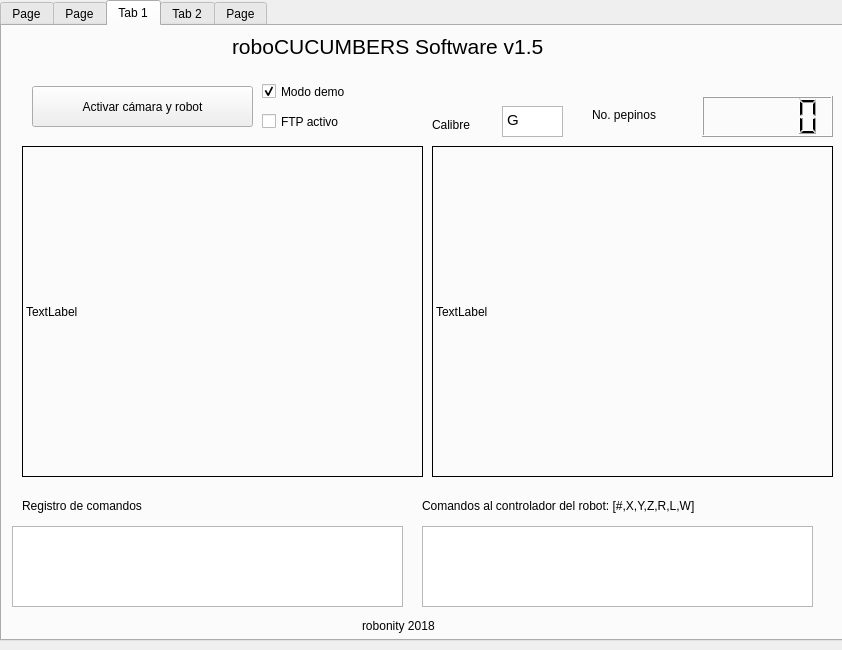
<?xml version="1.0" encoding="UTF-8"?>
<ui version="4.0">
 <class>Dialog</class>
 <widget class="QDialog" name="Dialog">
  <property name="geometry">
   <rect>
    <x>0</x>
    <y>0</y>
    <width>842</width>
    <height>650</height>
   </rect>
  </property>
  <property name="windowTitle">
   <string>Dialog</string>
  </property>
  <widget class="QTabWidget" name="mainTab">
   <property name="geometry">
    <rect>
     <x>0</x>
     <y>0</y>
     <width>851</width>
     <height>641</height>
    </rect>
   </property>
   <property name="currentIndex">
    <number>2</number>
   </property>
   <widget class="QWidget" name="tab3">
    <attribute name="title">
     <string>Page</string>
    </attribute>
    <widget class="QLabel" name="label_3">
     <property name="geometry">
      <rect>
       <x>90</x>
       <y>310</y>
       <width>271</width>
       <height>17</height>
      </rect>
     </property>
     <property name="font">
      <font>
       <pointsize>16</pointsize>
      </font>
     </property>
     <property name="text">
      <string>ESTABLEZCA EL CALIBRE</string>
     </property>
    </widget>
    <widget class="QLabel" name="label_9">
     <property name="geometry">
      <rect>
       <x>340</x>
       <y>580</y>
       <width>141</width>
       <height>20</height>
      </rect>
     </property>
     <property name="text">
      <string>robonity 2018</string>
     </property>
    </widget>
    <widget class="QComboBox" name="Tab3_Combo">
     <property name="geometry">
      <rect>
       <x>450</x>
       <y>280</y>
       <width>271</width>
       <height>61</height>
      </rect>
     </property>
     <property name="font">
      <font>
       <pointsize>16</pointsize>
      </font>
     </property>
     <item>
      <property name="text">
       <string>1-16</string>
      </property>
     </item>
     <item>
      <property name="text">
       <string>2-14</string>
      </property>
     </item>
     <item>
      <property name="text">
       <string>3-12P</string>
      </property>
     </item>
     <item>
      <property name="text">
       <string>4-12M</string>
      </property>
     </item>
     <item>
      <property name="text">
       <string>5-12G</string>
      </property>
     </item>
     <item>
      <property name="text">
       <string>6-10</string>
      </property>
     </item>
    </widget>
    <widget class="QDateTimeEdit" name="dateTimeEdit">
     <property name="geometry">
      <rect>
       <x>300</x>
       <y>130</y>
       <width>181</width>
       <height>41</height>
      </rect>
     </property>
    </widget>
    <widget class="QLabel" name="label_22">
     <property name="geometry">
      <rect>
       <x>210</x>
       <y>0</y>
       <width>431</width>
       <height>41</height>
      </rect>
     </property>
     <property name="font">
      <font>
       <pointsize>20</pointsize>
      </font>
     </property>
     <property name="text">
      <string>roboCUCUMBERS Software v1.5</string>
     </property>
    </widget>
    <widget class="QPushButton" name="buttonCalibre">
     <property name="geometry">
      <rect>
       <x>308</x>
       <y>400</y>
       <width>221</width>
       <height>61</height>
      </rect>
     </property>
     <property name="text">
      <string>Actualizar calibre</string>
     </property>
    </widget>
   </widget>
   <widget class="QWidget" name="tab0">
    <attribute name="title">
     <string>Page</string>
    </attribute>
    <widget class="QPushButton" name="buttonLogin">
     <property name="geometry">
      <rect>
       <x>180</x>
       <y>340</y>
       <width>151</width>
       <height>51</height>
      </rect>
     </property>
     <property name="text">
      <string>OK</string>
     </property>
    </widget>
    <widget class="QPushButton" name="pushButton_6">
     <property name="geometry">
      <rect>
       <x>510</x>
       <y>340</y>
       <width>151</width>
       <height>51</height>
      </rect>
     </property>
     <property name="text">
      <string>Reset</string>
     </property>
    </widget>
    <widget class="QLabel" name="label_11">
     <property name="geometry">
      <rect>
       <x>250</x>
       <y>140</y>
       <width>68</width>
       <height>17</height>
      </rect>
     </property>
     <property name="text">
      <string>Usuario</string>
     </property>
    </widget>
    <widget class="QLabel" name="label_12">
     <property name="geometry">
      <rect>
       <x>250</x>
       <y>230</y>
       <width>81</width>
       <height>17</height>
      </rect>
     </property>
     <property name="text">
      <string>Contraseña</string>
     </property>
    </widget>
    <widget class="QLabel" name="label_17">
     <property name="geometry">
      <rect>
       <x>350</x>
       <y>570</y>
       <width>141</width>
       <height>20</height>
      </rect>
     </property>
     <property name="text">
      <string>robonity 2018</string>
     </property>
    </widget>
    <widget class="QLabel" name="label_19">
     <property name="geometry">
      <rect>
       <x>220</x>
       <y>10</y>
       <width>431</width>
       <height>41</height>
      </rect>
     </property>
     <property name="font">
      <font>
       <pointsize>20</pointsize>
      </font>
     </property>
     <property name="text">
      <string>roboCUCUMBERS Software v1.5</string>
     </property>
    </widget>
    <widget class="QLineEdit" name="textContrasena">
     <property name="geometry">
      <rect>
       <x>410</x>
       <y>220</y>
       <width>161</width>
       <height>27</height>
      </rect>
     </property>
     <property name="text">
      <string>&lt;contraseña&gt;</string>
     </property>
     <property name="echoMode">
      <enum>QLineEdit::Password</enum>
     </property>
    </widget>
    <widget class="QLineEdit" name="textUsuario">
     <property name="geometry">
      <rect>
       <x>410</x>
       <y>140</y>
       <width>161</width>
       <height>27</height>
      </rect>
     </property>
     <property name="text">
      <string>&lt;usuario&gt;</string>
     </property>
    </widget>
   </widget>
   <widget class="QWidget" name="tab1">
    <attribute name="title">
     <string>Tab 1</string>
    </attribute>
    <widget class="QPushButton" name="button1ON">
     <property name="geometry">
      <rect>
       <x>30</x>
       <y>60</y>
       <width>221</width>
       <height>41</height>
      </rect>
     </property>
     <property name="text">
      <string>Activar cámara y robot</string>
     </property>
    </widget>
    <widget class="QTextEdit" name="Tab1_Calibre">
     <property name="geometry">
      <rect>
       <x>500</x>
       <y>80</y>
       <width>61</width>
       <height>31</height>
      </rect>
     </property>
     <property name="html">
      <string>&lt;!DOCTYPE HTML PUBLIC &quot;-//W3C//DTD HTML 4.0//EN&quot; &quot;http://www.w3.org/TR/REC-html40/strict.dtd&quot;&gt;
&lt;html&gt;&lt;head&gt;&lt;meta name=&quot;qrichtext&quot; content=&quot;1&quot; /&gt;&lt;style type=&quot;text/css&quot;&gt;
p, li { white-space: pre-wrap; }
&lt;/style&gt;&lt;/head&gt;&lt;body style=&quot; font-family:'Ubuntu'; font-size:11pt; font-weight:400; font-style:normal;&quot;&gt;
&lt;p style=&quot; margin-top:0px; margin-bottom:0px; margin-left:0px; margin-right:0px; -qt-block-indent:0; text-indent:0px;&quot;&gt;G&lt;/p&gt;&lt;/body&gt;&lt;/html&gt;</string>
     </property>
    </widget>
    <widget class="QLabel" name="label">
     <property name="geometry">
      <rect>
       <x>430</x>
       <y>90</y>
       <width>68</width>
       <height>17</height>
      </rect>
     </property>
     <property name="text">
      <string>Calibre</string>
     </property>
    </widget>
    <widget class="QLabel" name="boxVideo1a">
     <property name="geometry">
      <rect>
       <x>20</x>
       <y>120</y>
       <width>401</width>
       <height>331</height>
      </rect>
     </property>
     <property name="frameShape">
      <enum>QFrame::Box</enum>
     </property>
     <property name="text">
      <string>TextLabel</string>
     </property>
    </widget>
    <widget class="QLabel" name="boxVideo1b">
     <property name="geometry">
      <rect>
       <x>430</x>
       <y>120</y>
       <width>401</width>
       <height>331</height>
      </rect>
     </property>
     <property name="frameShape">
      <enum>QFrame::Box</enum>
     </property>
     <property name="text">
      <string>TextLabel</string>
     </property>
    </widget>
    <widget class="QLabel" name="label_4">
     <property name="geometry">
      <rect>
       <x>360</x>
       <y>590</y>
       <width>141</width>
       <height>20</height>
      </rect>
     </property>
     <property name="text">
      <string>robonity 2018</string>
     </property>
    </widget>
    <widget class="QLabel" name="label_5">
     <property name="geometry">
      <rect>
       <x>590</x>
       <y>80</y>
       <width>91</width>
       <height>17</height>
      </rect>
     </property>
     <property name="text">
      <string>No. pepinos</string>
     </property>
    </widget>
    <widget class="QTextEdit" name="boxComandosR1">
     <property name="geometry">
      <rect>
       <x>420</x>
       <y>500</y>
       <width>391</width>
       <height>81</height>
      </rect>
     </property>
    </widget>
    <widget class="QLabel" name="label_8">
     <property name="geometry">
      <rect>
       <x>420</x>
       <y>470</y>
       <width>391</width>
       <height>20</height>
      </rect>
     </property>
     <property name="text">
      <string>Comandos al controlador del robot: [#,X,Y,Z,R,L,W]</string>
     </property>
    </widget>
    <widget class="QLabel" name="label_23">
     <property name="geometry">
      <rect>
       <x>230</x>
       <y>0</y>
       <width>431</width>
       <height>41</height>
      </rect>
     </property>
     <property name="font">
      <font>
       <pointsize>16</pointsize>
      </font>
     </property>
     <property name="text">
      <string>roboCUCUMBERS Software v1.5</string>
     </property>
    </widget>
    <widget class="QTextEdit" name="boxComandosR1_Log">
     <property name="geometry">
      <rect>
       <x>10</x>
       <y>500</y>
       <width>391</width>
       <height>81</height>
      </rect>
     </property>
    </widget>
    <widget class="QLabel" name="label_14">
     <property name="geometry">
      <rect>
       <x>20</x>
       <y>470</y>
       <width>251</width>
       <height>20</height>
      </rect>
     </property>
     <property name="text">
      <string>Registro de comandos</string>
     </property>
    </widget>
    <widget class="QLCDNumber" name="lcdNumber">
     <property name="geometry">
      <rect>
       <x>700</x>
       <y>70</y>
       <width>131</width>
       <height>41</height>
      </rect>
     </property>
    </widget>
    <widget class="QCheckBox" name="boxDemo">
     <property name="enabled">
      <bool>true</bool>
     </property>
     <property name="geometry">
      <rect>
       <x>260</x>
       <y>50</y>
       <width>131</width>
       <height>31</height>
      </rect>
     </property>
     <property name="text">
      <string>Modo demo</string>
     </property>
     <property name="checked">
      <bool>true</bool>
     </property>
    </widget>
    <widget class="QCheckBox" name="boxFTP">
     <property name="enabled">
      <bool>true</bool>
     </property>
     <property name="geometry">
      <rect>
       <x>260</x>
       <y>80</y>
       <width>131</width>
       <height>31</height>
      </rect>
     </property>
     <property name="text">
      <string>FTP activo</string>
     </property>
     <property name="checked">
      <bool>false</bool>
     </property>
    </widget>
   </widget>
   <widget class="QWidget" name="tab2">
    <attribute name="title">
     <string>Tab 2</string>
    </attribute>
    <widget class="QLabel" name="label_13">
     <property name="geometry">
      <rect>
       <x>380</x>
       <y>90</y>
       <width>68</width>
       <height>17</height>
      </rect>
     </property>
     <property name="text">
      <string>Calibre</string>
     </property>
    </widget>
    <widget class="QLabel" name="label_18">
     <property name="geometry">
      <rect>
       <x>320</x>
       <y>490</y>
       <width>141</width>
       <height>20</height>
      </rect>
     </property>
     <property name="text">
      <string>robonity 2018</string>
     </property>
    </widget>
    <widget class="QPushButton" name="buttonVideo1ON_2">
     <property name="geometry">
      <rect>
       <x>50</x>
       <y>70</y>
       <width>131</width>
       <height>41</height>
      </rect>
     </property>
     <property name="text">
      <string>Video ON</string>
     </property>
    </widget>
    <widget class="QLabel" name="boxVideo1a_2">
     <property name="geometry">
      <rect>
       <x>20</x>
       <y>130</y>
       <width>351</width>
       <height>341</height>
      </rect>
     </property>
     <property name="frameShape">
      <enum>QFrame::Box</enum>
     </property>
     <property name="text">
      <string>TextLabel</string>
     </property>
    </widget>
    <widget class="QLabel" name="boxVideo1b_2">
     <property name="geometry">
      <rect>
       <x>390</x>
       <y>130</y>
       <width>331</width>
       <height>191</height>
      </rect>
     </property>
     <property name="frameShape">
      <enum>QFrame::Box</enum>
     </property>
     <property name="text">
      <string>TextLabel</string>
     </property>
    </widget>
    <widget class="QTextEdit" name="boxComandosR1_2">
     <property name="geometry">
      <rect>
       <x>390</x>
       <y>380</y>
       <width>331</width>
       <height>81</height>
      </rect>
     </property>
    </widget>
    <widget class="QLabel" name="label_10">
     <property name="geometry">
      <rect>
       <x>390</x>
       <y>350</y>
       <width>251</width>
       <height>20</height>
      </rect>
     </property>
     <property name="text">
      <string>Comandos al controlador del robot:</string>
     </property>
    </widget>
    <widget class="QPushButton" name="buttonVideo1OFF_2">
     <property name="geometry">
      <rect>
       <x>200</x>
       <y>70</y>
       <width>121</width>
       <height>41</height>
      </rect>
     </property>
     <property name="text">
      <string>Procesar ON</string>
     </property>
    </widget>
    <widget class="QTextEdit" name="Tab2_Calibre">
     <property name="geometry">
      <rect>
       <x>460</x>
       <y>80</y>
       <width>41</width>
       <height>31</height>
      </rect>
     </property>
     <property name="html">
      <string>&lt;!DOCTYPE HTML PUBLIC &quot;-//W3C//DTD HTML 4.0//EN&quot; &quot;http://www.w3.org/TR/REC-html40/strict.dtd&quot;&gt;
&lt;html&gt;&lt;head&gt;&lt;meta name=&quot;qrichtext&quot; content=&quot;1&quot; /&gt;&lt;style type=&quot;text/css&quot;&gt;
p, li { white-space: pre-wrap; }
&lt;/style&gt;&lt;/head&gt;&lt;body style=&quot; font-family:'Ubuntu'; font-size:11pt; font-weight:400; font-style:normal;&quot;&gt;
&lt;p style=&quot; margin-top:0px; margin-bottom:0px; margin-left:0px; margin-right:0px; -qt-block-indent:0; text-indent:0px;&quot;&gt;G&lt;/p&gt;&lt;/body&gt;&lt;/html&gt;</string>
     </property>
    </widget>
    <widget class="QLabel" name="label_6">
     <property name="geometry">
      <rect>
       <x>520</x>
       <y>90</y>
       <width>91</width>
       <height>17</height>
      </rect>
     </property>
     <property name="text">
      <string>No. pepinos</string>
     </property>
    </widget>
    <widget class="QTextEdit" name="textEdit_3">
     <property name="geometry">
      <rect>
       <x>620</x>
       <y>80</y>
       <width>101</width>
       <height>31</height>
      </rect>
     </property>
     <property name="html">
      <string>&lt;!DOCTYPE HTML PUBLIC &quot;-//W3C//DTD HTML 4.0//EN&quot; &quot;http://www.w3.org/TR/REC-html40/strict.dtd&quot;&gt;
&lt;html&gt;&lt;head&gt;&lt;meta name=&quot;qrichtext&quot; content=&quot;1&quot; /&gt;&lt;style type=&quot;text/css&quot;&gt;
p, li { white-space: pre-wrap; }
&lt;/style&gt;&lt;/head&gt;&lt;body style=&quot; font-family:'Ubuntu'; font-size:11pt; font-weight:400; font-style:normal;&quot;&gt;
&lt;p style=&quot; margin-top:0px; margin-bottom:0px; margin-left:0px; margin-right:0px; -qt-block-indent:0; text-indent:0px;&quot;&gt;1&lt;/p&gt;&lt;/body&gt;&lt;/html&gt;</string>
     </property>
    </widget>
    <widget class="QLabel" name="label_24">
     <property name="geometry">
      <rect>
       <x>260</x>
       <y>0</y>
       <width>431</width>
       <height>41</height>
      </rect>
     </property>
     <property name="font">
      <font>
       <pointsize>16</pointsize>
      </font>
     </property>
     <property name="text">
      <string>roboCUCUMBERS Software v1.5</string>
     </property>
    </widget>
   </widget>
   <widget class="QWidget" name="tab4">
    <attribute name="title">
     <string>Page</string>
    </attribute>
    <widget class="QLabel" name="label_20">
     <property name="geometry">
      <rect>
       <x>310</x>
       <y>470</y>
       <width>141</width>
       <height>20</height>
      </rect>
     </property>
     <property name="text">
      <string>robonity 2018</string>
     </property>
    </widget>
    <widget class="QLabel" name="label_21">
     <property name="geometry">
      <rect>
       <x>300</x>
       <y>150</y>
       <width>141</width>
       <height>20</height>
      </rect>
     </property>
     <property name="text">
      <string>CONFIGURACIÓN</string>
     </property>
    </widget>
    <widget class="QLabel" name="label_25">
     <property name="geometry">
      <rect>
       <x>230</x>
       <y>10</y>
       <width>431</width>
       <height>41</height>
      </rect>
     </property>
     <property name="font">
      <font>
       <pointsize>16</pointsize>
      </font>
     </property>
     <property name="text">
      <string>roboCUCUMBERS Software v1.5</string>
     </property>
    </widget>
   </widget>
  </widget>
 </widget>
 <resources/>
 <connections/>
</ui>
